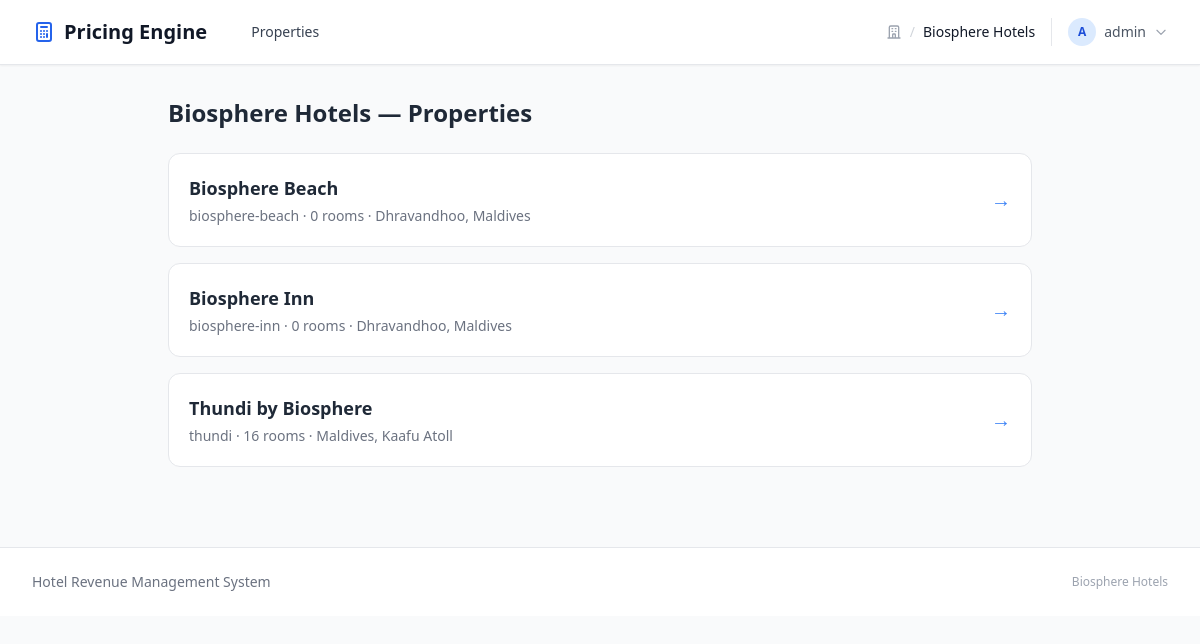
The page /org/biosphere/properties/ (signed in) on the database as committed earlier.
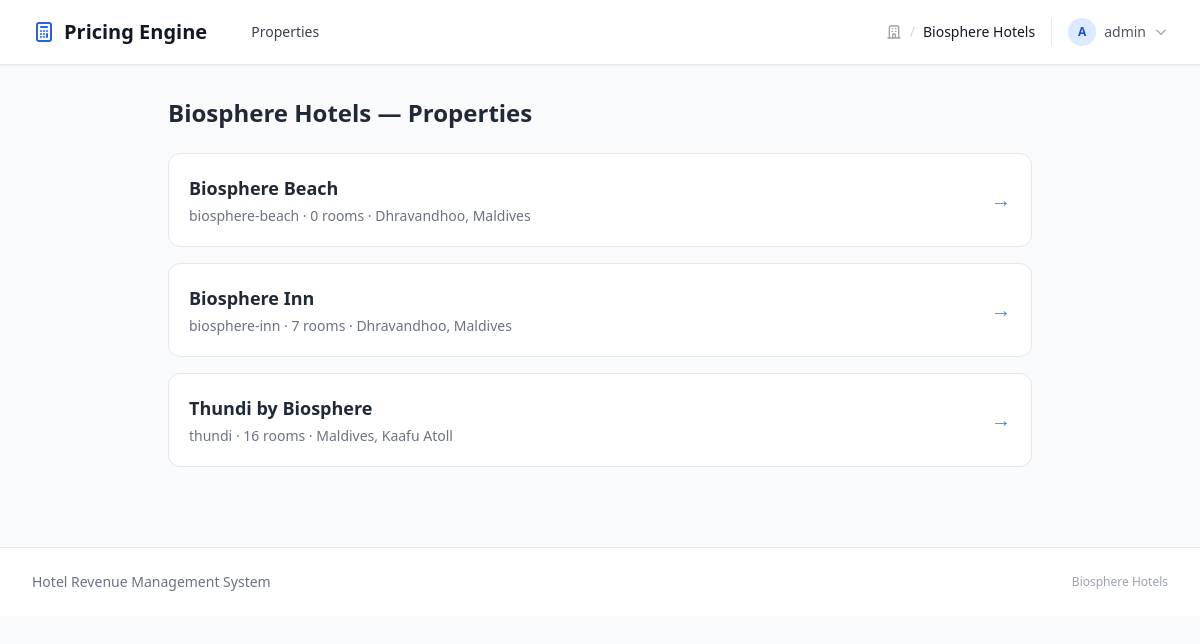
The same page on the database as committed later.
### pricing/models/core.py (models this page shows, shortened)
class Property(models.Model):
    organization = models.ForeignKey(
        Organization,
        on_delete=models.PROTECT,
        related_name='properties',
        help_text="Parent organization"
    )
    name = models.CharField(
        max_length=200,
        default="My Hotel",
        help_text="Property name"
    )
    code = models.SlugField(
        max_length=50,
        help_text="URL-friendly code (e.g., 'biosphere-inn')"
    )
    reference_base_rate = models.DecimalField(
        max_digits=10,
        decimal_places=2,
        default=Decimal('100.00'),
        help_text="Reference rate for room index calculations (e.g., Standard Room rate)"
    )
    currency_symbol = models.CharField(
        max_length=5,
        default='$',
        help_text="Currency symbol to display"
    )
    location = models.CharField(
        max_length=255,
        blank=True,
        help_text="e.g., Maldives, Kaafu Atoll"
    )
    country_code = models.CharField(
        max_length=2,
        default='MV',
        db_index=True,
        help_text="ISO 3166-1 alpha-2 country code (e.g., 'MV' for Maldives)"
    )
    total_rooms = models.PositiveIntegerField(
        default=0,
        help_text="Total number of rooms (auto-calculated from room types)"
    )
    service_charge_percent = models.DecimalField(
        max_digits=5,
        decimal_places=2,
        default=Decimal('10.00'),
        validators=[MinValueValidator(0), MaxValueValidator(100)],
        help_text="Service charge percentage (e.g., 10.00 for 10%)"
    )
    tax_percent = models.DecimalField(
        max_digits=5,
        decimal_places=2,
        default=Decimal('16.00'),
        validators=[MinValueValidator(0), MaxValueValidator(100)],
        help_text="Tax percentage (e.g., 16.00 for 16% GST)"
    )
    tax_on_service_charge = models.BooleanField(
        default=True,
        help_text="Whether tax is calculated on subtotal + service charge (True) or just subtotal (False)"
    )
    min_rate_warning = models.DecimalField(
        max_digits=10,
        decimal_places=2,
        null=True,
        blank=True,
        help_text="Warn if any rate falls below this amount"
    )
    max_discount_warning = models.DecimalField(
        max_digits=5,
        decimal_places=2,
        null=True,
        blank=True,
        default=Decimal('40.00'),
        help_text="Warn if total discount percentage exceeds this value"
    )
    is_active = models.BooleanField(
        default=True,
        help_text="Whether this property is active"
    )
    created_at = models.DateTimeField(auto_now_add=True)
    updated_at = models.DateTimeField(auto_now=True)
    class Meta:
        ordering = ['organization', 'name']
        unique_together = ['organization', 'code']
        verbose_name = "Property"
        verbose_name_plural = "Properties"

### pricing/views/core.py (the view)
class PropertyListView(OrganizationMixin, ListView):
    template_name = 'pricing/core/property_list.html'
    context_object_name = 'properties'
    def get_queryset(self):
        org = self.get_organization()
        return Property.objects.filter(
            organization=org,
            is_active=True
        ).order_by('name')

### pricing/views/mixins.py (called while the page is built, shortened)
    def get_organization(self):
        if self._cached_org:
            return self._cached_org
        org_code = self.kwargs.get('org_code')
        org = get_object_or_404(
            Organization.objects.filter(is_active=True),
            code=org_code
        )
        user = self.request.user
        self._cached_org = org
        return org

    def get_user_org_role(self):
        if not self._cached_org:
            self.get_organization()
        return self._cached_user_role

    def get_context_data(self, **kwargs):
        context = super().get_context_data(**kwargs)
        context['organization'] = self.get_organization()
        context['org'] = context['organization']
        context['user_org_role'] = self.get_user_org_role()
        return context

### pricing/templates/pricing/core/property_list.html (shortened to what this page needs)
{% extends 'pricing/base.html' %}
{% block content %}
<div class="max-w-4xl mx-auto py-8 px-4">
    <h1 class="text-2xl font-bold text-gray-800 mb-6">{{ organization.name }} — Properties</h1>
    <div class="grid gap-4">
        {% for prop in properties %}
        <a href="{% url 'pricing:property_dashboard' org_code=organization.code prop_code=prop.code %}"
           class="block bg-white rounded-xl border border-gray-200 p-5 hover:shadow-md hover:border-blue-300 transition-all">
            <div class="flex items-center justify-between">
                <div>
                    <h3 class="text-lg font-semibold text-gray-800">{{ prop.name }}</h3>
                    <p class="text-sm text-gray-500 mt-1">{{ prop.code }} · {{ prop.total_rooms }} rooms · {{ prop.location }}</p>
                </div>
                <span class="text-blue-500 text-xl">→</span>
            </div>
        </a>
        {% empty %}
        <div class="text-center text-gray-400 py-12">No active properties found.</div>
        {% endfor %}
    </div>
</div>
{% endblock %}

Rows that differ between the two databases and show on the page:
changed Property "Biosphere Inn": total_rooms "0" → "7"
